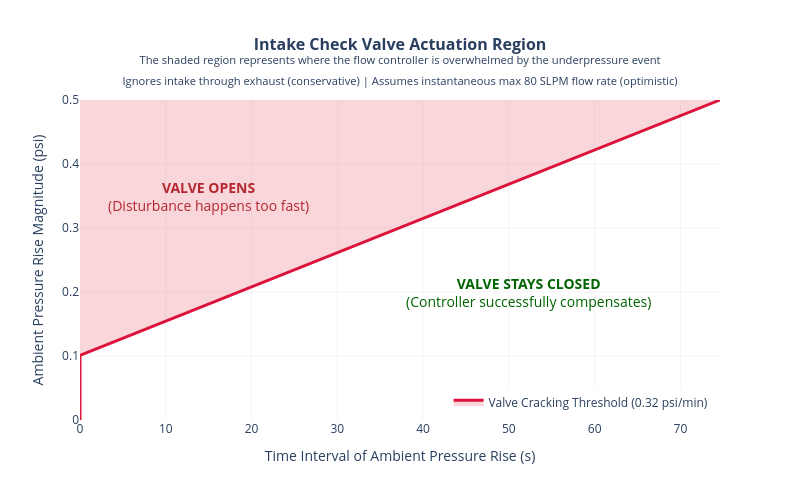

Notebook code for this chart:
### Code cell
# Plot it
x_data = np.array(intervals_seconds)
y_data = np.array(ambient_drops)

# Create the figure
fig = go.Figure()

# Add an invisible upper boundary line at the top of the plot to bound the fill area
fig.add_trace(
    go.Scatter(
        x=x_data,
        y=np.ones_like(y_data) * max(y_data),  # Ceiling of the plot
        mode="lines",
        line=dict(width=0),
        showlegend=False,
        hoverinfo="skip",
    )
)

# Add the actual threshold line and fill the area BETWEEN the ceiling and this line
fig.add_trace(
    go.Scatter(
        x=x_data,
        y=y_data,
        mode="lines",
        line=dict(color="crimson", width=3),
        name=f"Valve Cracking Threshold ({max_dp_rate:.2f} psi/min)",
        fill="tonexty",  # Shades the region ABOVE the curve (between trace 0 and 1)
        fillcolor="rgba(220, 53, 69, 0.2)",  # Semi-transparent red
        hovertemplate="<b>Min Safe Interval:</b> %{x:.1f} s<br><b>Pressure Rise:</b> %{y:.2f} psi<extra></extra>",
    )
)

# Update layout and styling
fig.update_layout(
    title=dict(
        text=(
            f"<b>Intake Check Valve Actuation Region</b>"
            f"<br><sup>The shaded region represents where the flow controller is overwhelmed by the underpressure event</sup>"
            f"<br><sup>Ignores intake through exhaust (conservative) | Assumes instantaneous max {max_flow} SLPM flow rate (optimistic)</sup>"
        ),
        font=dict(size=16),
        x=0.5,
        xanchor="center"
    ),
    xaxis=dict(
        title="Time Interval of Ambient Pressure Rise (s)",
        gridcolor="rgba(200, 200, 200, 0.2)",
        zeroline=False,
    ),
    yaxis=dict(
        title="Ambient Pressure Rise Magnitude (psi)",
        gridcolor="rgba(200, 200, 200, 0.2)",
        zeroline=False,
        range=[0, max(y_data)],
    ),
    annotations=[
        dict(
            x=max(x_data) * 0.2,
            y=max(y_data) * 0.7,
            text="<b>VALVE OPENS</b><br>(Disturbance happens too fast)",
            showarrow=False,
            font=dict(color="rgba(180, 40, 50, 1)", size=14),
        ),
        dict(
            x=max(x_data) * 0.7,
            y=max(y_data) * 0.4,
            text="<b>VALVE STAYS CLOSED</b><br>(Controller successfully compensates)",
            showarrow=False,
            font=dict(color="darkgreen", size=14),
        ),
    ],
    template="plotly_white",
    width=800,
    height=500,
    showlegend=True,
    legend=dict(yanchor="bottom", y=0.01, xanchor="right", x=0.99),
)

# Save and display the plot
fig.write_html(f"intake_valve_crack_conditions_for_{max_flow}slpm_inlet_flow.html")
fig.show()

### Figure 1 — Plotly figure (JSON) as saved in the notebook; plotly's stock layout.template omitted (floating-point values rounded to 4 significant figures)
{"data": [{"hoverinfo": "skip", "line": {"width": 0}, "mode": "lines", "showlegend": false, "type": "scatter", "x": [0.0, 0.0, 0.0, 0.0, 0.0, 0.0, 0.0, 0.0, 0.0, 0.0, 0.0, 0.0, 0.0, 0.0, 0.0, 0.0, 0.0, 0.0, 0.0, 0.0, 0.001889, 0.9464, 1.891, 2.835, 3.78, 4.724, 5.669, 6.613, 7.558, 8.502, 9.447, 10.39, 11.34, 12.28, 13.22, 14.17, 15.11, 16.06, 17.0, 17.95, 18.89, 19.84, 20.78, 21.73, 22.67, 23.61, 24.56, 25.5, 26.45, 27.39, 28.34, 29.28, 30.23, 31.17, 32.11, 33.06, 34.0, 34.95, 35.89, 36.84, 37.78, 38.73, 39.67, 40.61, 41.56, 42.5, 43.45, 44.39, 45.34, 46.28, 47.23, 48.17, 49.12, 50.06, 51.0, 51.95, 52.89, 53.84, 54.78, 55.73, 56.67, 57.62, 58.56, 59.5, 60.45, 61.39, 62.34, 63.28, 64.23, 65.17, 66.12, 67.06, 68.01, 68.95, 69.89, 70.84, 71.78, 72.73, 73.67, 74.62], "y": [0.5, 0.5, 0.5, 0.5, 0.5, 0.5, 0.5, 0.5, 0.5, 0.5, 0.5, 0.5, 0.5, 0.5, 0.5, 0.5, 0.5, 0.5, 0.5, 0.5, 0.5, 0.5, 0.5, 0.5, 0.5, 0.5, 0.5, 0.5, 0.5, 0.5, 0.5, 0.5, 0.5, 0.5, 0.5, 0.5, 0.5, 0.5, 0.5, 0.5, 0.5, 0.5, 0.5, 0.5, 0.5, 0.5, 0.5, 0.5, 0.5, 0.5, 0.5, 0.5, 0.5, 0.5, 0.5, 0.5, 0.5, 0.5, 0.5, 0.5, 0.5, 0.5, 0.5, 0.5, 0.5, 0.5, 0.5, 0.5, 0.5, 0.5, 0.5, 0.5, 0.5, 0.5, 0.5, 0.5, 0.5, 0.5, 0.5, 0.5, 0.5, 0.5, 0.5, 0.5, 0.5, 0.5, 0.5, 0.5, 0.5, 0.5, 0.5, 0.5, 0.5, 0.5, 0.5, 0.5, 0.5, 0.5, 0.5, 0.5]}, {"fill": "tonexty", "fillcolor": "rgba(220, 53, 69, 0.2)", "hovertemplate": "<b>Max Safe Interval:</b> %{x:.1f} s<br><b>Pressure Drop:</b> %{y:.2f} psi<extra></extra>", "line": {"color": "crimson", "width": 3}, "mode": "lines", "name": "Valve Cracking Threshold (0.32 psi/min)", "type": "scatter", "x": [0.0, 0.0, 0.0, 0.0, 0.0, 0.0, 0.0, 0.0, 0.0, 0.0, 0.0, 0.0, 0.0, 0.0, 0.0, 0.0, 0.0, 0.0, 0.0, 0.0, 0.001889, 0.9464, 1.891, 2.835, 3.78, 4.724, 5.669, 6.613, 7.558, 8.502, 9.447, 10.39, 11.34, 12.28, 13.22, 14.17, 15.11, 16.06, 17.0, 17.95, 18.89, 19.84, 20.78, 21.73, 22.67, 23.61, 24.56, 25.5, 26.45, 27.39, 28.34, 29.28, 30.23, 31.17, 32.11, 33.06, 34.0, 34.95, 35.89, 36.84, 37.78, 38.73, 39.67, 40.61, 41.56, 42.5, 43.45, 44.39, 45.34, 46.28, 47.23, 48.17, 49.12, 50.06, 51.0, 51.95, 52.89, 53.84, 54.78, 55.73, 56.67, 57.62, 58.56, 59.5, 60.45, 61.39, 62.34, 63.28, 64.23, 65.17, 66.12, 67.06, 68.01, 68.95, 69.89, 70.84, 71.78, 72.73, 73.67, 74.62], "y": [0.0, 0.005051, 0.0101, 0.01515, 0.0202, 0.02525, 0.0303, 0.03535, 0.0404, 0.04545, 0.05051, 0.05556, 0.06061, 0.06566, 0.07071, 0.07576, 0.08081, 0.08586, 0.09091, 0.09596, 0.101, 0.1061, 0.1111, 0.1162, 0.1212, 0.1263, 0.1313, 0.1364, 0.1414, 0.1465, 0.1515, 0.1566, 0.1616, 0.1667, 0.1717, 0.1768, 0.1818, 0.1869, 0.1919, 0.197, 0.202, 0.2071, 0.2121, 0.2172, 0.2222, 0.2273, 0.2323, 0.2374, 0.2424, 0.2475, 0.2525, 0.2576, 0.2626, 0.2677, 0.2727, 0.2778, 0.2828, 0.2879, 0.2929, 0.298, 0.303, 0.3081, 0.3131, 0.3182, 0.3232, 0.3283, 0.3333, 0.3384, 0.3434, 0.3485, 0.3535, 0.3586, 0.3636, 0.3687, 0.3737, 0.3788, 0.3838, 0.3889, 0.3939, 0.399, 0.404, 0.4091, 0.4141, 0.4192, 0.4242, 0.4293, 0.4343, 0.4394, 0.4444, 0.4495, 0.4545, 0.4596, 0.4646, 0.4697, 0.4747, 0.4798, 0.4848, 0.4899, 0.4949, 0.5]}], "layout": {"annotations": [{"font": {"color": "rgba(180, 40, 50, 1)", "size": 14}, "showarrow": false, "text": "<b>VALVE OPENS</b><br>(Disturbance happens too fast)", "x": 14.92, "y": 0.35}, {"font": {"color": "darkgreen", "size": 14}, "showarrow": false, "text": "<b>VALVE STAYS CLOSED</b><br>(Controller successfully compensates)", "x": 52.23, "y": 0.2}], "height": 500, "legend": {"x": 0.99, "xanchor": "right", "y": 0.01, "yanchor": "bottom"}, "showlegend": true, "title": {"font": {"size": 16}, "text": "<b>Intake Check Valve Actuation Region</b><br><sup>The shaded region represents where the flow controller is overwhelmed by the underpressure event</sup><br><sup>Ignores intake through exhaust (conservative) | Assumes instantaneous max 80 SLPM flow rate (optimistic)</sup>", "x": 0.5, "xanchor": "center"}, "width": 800, "xaxis": {"gridcolor": "rgba(200, 200, 200, 0.2)", "title": {"text": "Time Interval of Ambient Pressure Rise (s)"}, "zeroline": false}, "yaxis": {"gridcolor": "rgba(200, 200, 200, 0.2)", "range": [0, 0.5], "title": {"text": "Ambient Pressure Rise Magnitude (psi)"}, "zeroline": false}}}
